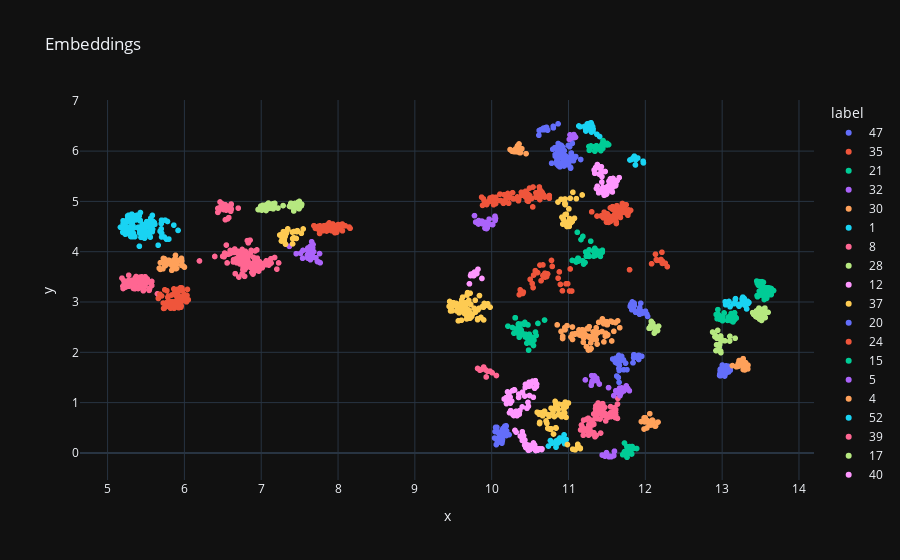

The cell this chart's notebook holds for it:
### Code cell
# remove outliers
df_no_outliers = df[df["label"] != "-1"]

# scatter plot
hover_data = {
    "text_short": True,
    "x": False,
    "y": False
}
fig = px.scatter(df_no_outliers, x="x", y="y", template="plotly_dark",
                   title="Embeddings", color="label", hover_data=hover_data)
fig.show()
